Frame 1 (no input): blank canvas, image omitted
Frame 60 (the mouse pressed at the canvas centre just before this capture): blank canvas, image omitted
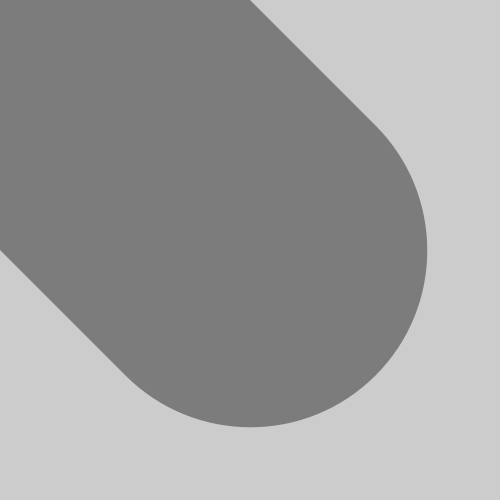
Frame 120 (the mouse held since frame 60 and released just before this capture)

The Processing sketch whose frames 1 and 60 were blank and that drew this single picture after the mouse press (run headless with seeded random() and noise(); from frame 60 on, the mouse is pressed at the canvas centre):

// Processing sketch: mouse_Linea
// ── mouse_Linea.pde
/*
Basado en un ejemplo de Casey Reas y Ben Fry
en 'Getting Started with Processing'
Editorial O'Reilly
*/

float d = 0;

void setup(){
 size(500,500);
 smooth();
}

void draw(){
  //calcula distancia entre mouse en el frame anterior y en el actual
  d = dist(pmouseX, pmouseY, mouseX, mouseY); 
  
  println(d);
  strokeWeight(d);//asignamos esa distancia al ancho de linea
  stroke(0,100);
  
  //solo dibujamos mientras mousePressed sea true
  if(mousePressed){
      line(pmouseX, pmouseY, mouseX, mouseY);
  }

}
